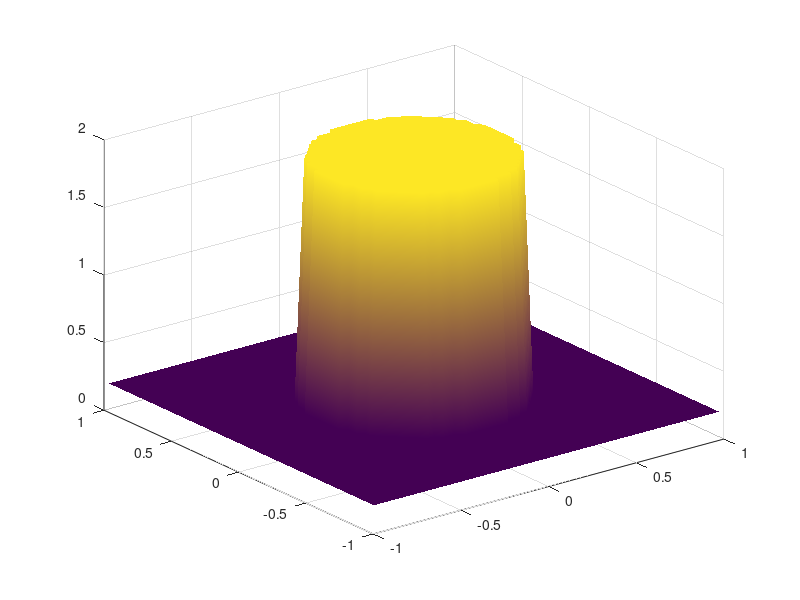

Reproduce this figure in MATLAB. (Note: this script raises an error after producing the figure.)
% MUSCL scheme for the 2D SWE 
clear;
clc;

global g Nx Ny dx dy;

% physical parameters
g  = 9.81;       % acceleration due to gravity
xL =-1; xR = 1;
yL =-1; yR = 1;
t  = 0;
tend = 0.1;

% numerical parameters
Nx = 64;
Ny = Nx;
dx = (xR - xL)/Nx;
dy = (yR - yL)/Ny;
x  = linspace(xL+dx/2,xR-dx/2,Nx);
y  = linspace(yL+dy/2,yR-dy/2,Ny);
CFL = 0.9;  % CFL number < 1

% Initial conditions
Q = zeros(3,Nx,Ny);
Qnew = Q;
for i=1:Nx
    for j=1:Ny
        r = sqrt( (x(i) - 0 )^2 + (y(j) - 0 )^2);
        if ( r < 0.5 )
            Q(1,i,j) = 2;
        else
            Q(1,i,j) = 0.2;
        end
    end
end

surf(x,y,squeeze(Q(1,:,:))','EdgeColor','none','FaceColor','interp');

% time loop
for n=1:100000
    sx = Lambdax(Q);    % compute characteristic velocities in the x-directio
    sy = Lambday(Q);    % compute characteristic velocities in the y-directio
    ax = max( max ( max( abs(sx) ) ) );
    ay = max( max ( max( abs(sy) ) ) );
    dt = CFL/(ax/dx + ay/dy);
    if (t + dt > tend)
        dt = tend - t;
    end
    if (t >= tend)
        break
    end

    fxm = FluxX(Q); fxp = FluxX(Q);
    gxm = FluxY(Q); gxp = FluxY(Q);
    
    sxm = Lambdax(Q); sxp = Lambdax(Q);
    sym = Lambday(Q); syp = Lambday(Q);
    
    % space loop
    dtdx = dt/dx;
    dtdy = dt/dy;    
    for i = 1:Nx
        for j = 1:Ny
            % numerical fluxes in X
            if     ( i == 1)
                Qghost    = Q(:,i,j);   % create a ghost state 
                Qghost(2) =-Qghost(2);  % flip the sign of the x momentum
                Fm = Rusanov(Qghost    ,Q(:,i  ,j),FluxX(Qghost),fxm(:,i  ,j),Lambdax(Qghost),sxm(:,i  ,j));
                Fp = Rusanov(Q(:,i  ,j),Q(:,i+1,j),fxp(:,i  ,j) ,fxm(:,i+1,j),sxp(:,i  ,j)   ,sxm(:,i+1,j));
            elseif (i == Nx)
                Qghost    = Q(:,i,j);   % create a ghost state 
                Qghost(2) =-Qghost(2);  % flip the sign of the x momentum
                Fm = Rusanov(Q(:,i-1,j),Q(:,i  ,j),fxp(:,i-1,j),fxm(:,i  ,j) ,sxp(:,i-1,j),sxm(:,i ,j)    );
                Fp = Rusanov(Q(:,i  ,j),Qghost    ,fxp(:,i  ,j),FluxX(Qghost),sxp(:,i  ,j),Lambdax(Qghost));
            else
                Fm = Rusanov(Q(:,i-1,j),Q(:,i  ,j),fxp(:,i-1,j),fxm(:,i  ,j),sxp(:,i-1,j),sxm(:,i ,j));
                Fp = Rusanov(Q(:,i  ,j),Q(:,i+1,j),fxp(:,i  ,j),fxm(:,i+1,j),sxp(:,i  ,j),sxm(:,i+1,j));
            end
            % numerical fluxes in Y
            if     ( j == 1  )
                Qghost    = Q(:,i,j);   % create a ghost state 
                Qghost(3) =-Qghost(3);  % flip the sign of the x momentum
                Gm = Rusanov(Qghost    ,Q(:,i,j  ),FluxY(Qghost),gxm(:,i,j  ),Lambday(Qghost),sym(:,i,j  ));
                Gp = Rusanov(Q(:,i,j  ),Q(:,i,j+1),gxp(:,i,j  ) ,gxm(:,i,j+1),syp(:,i,j  )   ,sym(:,i,j+1));
            elseif ( j == Ny )
                Qghost    = Q(:,i,j);   % create a ghost state 
                Qghost(3) =-Qghost(3);  % flip the sign of the x momentum
                Gm = Rusanov(Q(:,i,j-1),Q(:,i,j  ),gxp(:,i,j-1),gxm(:,i,j  ) ,syp(:,i,j-1),sym(:,i,j  )   );
                Gp = Rusanov(Q(:,i,j  ),Qghost    ,gxp(:,i,j  ),FluxY(Qghost),syp(:,i,j  ),Lambday(Qghost));
            else
                Gm = Rusanov(Q(:,i,j-1),Q(:,i,j  ),gxp(:,i,j-1),gxm(:,i,j  ),syp(:,i,j-1),sym(:,i,j  ));
                Gp = Rusanov(Q(:,i,j  ),Q(:,i,j+1),gxp(:,i,j  ),gxm(:,i,j+1),syp(:,i,j  ),sym(:,i,j+1));
            end
            % stadard finite volume update
            Qnew(:,i,j) = Q(:,i,j) - dtdx*( Fp - Fm ) - dtdy*( Gp - Gm ) ;
        end
    end
    % update time
    t = t + dt;
    Q = Qnew;

    % plot the solution
    surf(x,y,squeeze(Q(1,:,:))','EdgeColor','none','FaceColor','interp');
    title(strcat('t = ',num2str(t)))
    xlabel('x')
    ylabel('y')
    zlabel('h')
    axis([xL xR yL yR 0 2])
    
    pause(0.001)     
end

plot(x,Q(1,:,Ny/2))






